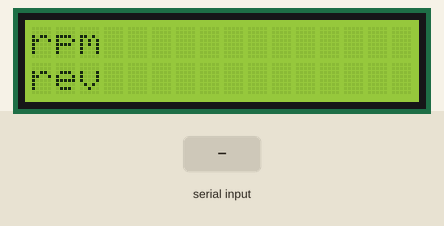
Bench run of a sketch on a simulated Arduino Uno, built with avr-gcc and run on an emulated ATmega328P. Shown: 16×2 character LCD. The test bench sets the inputs (shaded band). What the sketch prints to the serial monitor is not drawn.

Above: at 1.2 s.
1.3 s: "syringeRpm:" received over Serial
At 3.5 s:
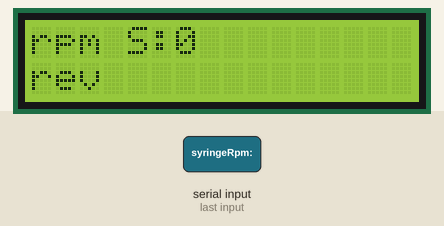
3.8 s: "glassRpm:" received over Serial
At 5.5 s:
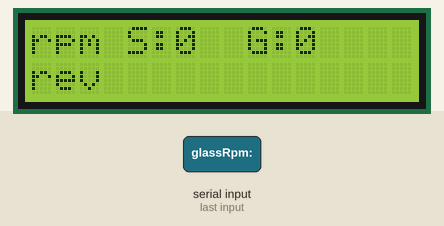
6.3 s: "syringeRevs:" received over Serial
At 8.5 s:
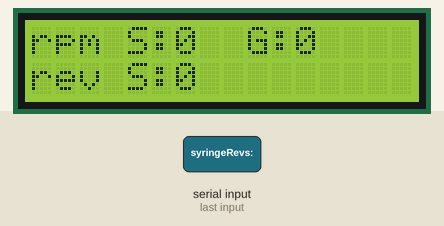
8.8 s: "glassRevs:" received over Serial
At 10.6 s:
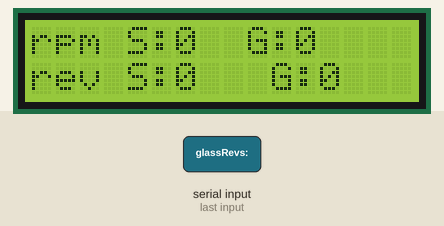
Timing chart, 0 to 12.1 s (numbered marks = the images above; inputs shaded):
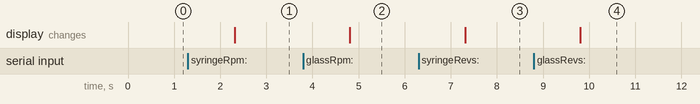

The sketch:

glass.ino
```cpp
#include <LiquidCrystal.h>
#include <AccelStepper.h>

double syringeRpm=15;
double glassRpm=50;

double syringeRevs=1000;
double glassRevs=1000;

boolean syringeMotion=false;
boolean glassMotion=false;


LiquidCrystal lcd(A0,A1,A2,A3,A4,A5);
AccelStepper glass(4, 10,11,12,13);
AccelStepper syringe(4, 6,7,8,9);


void setup()
{
   Serial.begin(9600);
   lcd.begin(16, 2);
   lcd.print("rpm ");
   lcd.setCursor(0,1);
   lcd.print("rev ");
   //lcd.print("  Glass Coater");

   //stepper1.setSpeed(stepper1Speed*3.33);//  1 rpm=200steps/60s=3.33
   syringe.setMaxSpeed(syringeRpm*3.33);
   syringe.setAcceleration(120*3.33);
   syringe.move(50*200);//1 rotation=200

   glass.setMaxSpeed(glassRpm*3.33);
   glass.setAcceleration(120*3.33);
   glass.move(50*200);
}

void loop()
{

   if(syringeMotion)
   syringe.run();

   if(glassMotion)
   glass.run();
}

void serialEvent() {

  String s = Serial.readStringUntil(':');

        //syringeRpm:17&  syringe motor rpm
        if(s=="syringeRpm"){
            s = Serial.readStringUntil('&');
            int value=s.toInt();
            Serial.print("Syringe motor rpm= ");
            Serial.println(value);
            Serial.print("&");
            lcd.setCursor(4,0);
            lcd.print("    ");
            lcd.setCursor(4,0);
            lcd.print("S:");
            lcd.print(value);
            syringe.setMaxSpeed(value*3.33);
            syringe.move(1000*200);
            syringeMotion=false;
            glassMotion=false;

         }//end if


        //glassRpm:23& glass motor rpm
        if(s=="glassRpm"){
            s = Serial.readStringUntil('&');
            int value=s.toInt();
            Serial.print("Glass motor rpm= ");
            Serial.println(value);
            Serial.print("&");
            lcd.setCursor(9,0);
            lcd.print("    ");
            lcd.setCursor(9,0);
            lcd.print("G:");
            lcd.print(value);
            glass.setMaxSpeed(value*3.33);
            glass.move(1000*200);
            syringeMotion=false;
            glassMotion=false;
         }//end if

        //syringeRevs:12&  syringe revs
        else if(s=="syringeRevs"){
            s = Serial.readStringUntil('&');
            int value=s.toInt();
            Serial.print("Syringe motor revs= ");
            Serial.println(value);
            lcd.setCursor(4,1);
            lcd.print("     ");
            lcd.setCursor(4,1);
            lcd.print("S:");
            lcd.print(value);
            syringe.move(value*200);

        }//end else if

        //glassRevs:45&  glass revs
        else if(s=="glassRevs"){
            s = Serial.readStringUntil('&');
            int value=s.toInt();
            Serial.print("Glass motor revs= ");
            Serial.println(value);
            lcd.setCursor(10,1);
            lcd.print("     ");
            lcd.setCursor(10,1);
            lcd.print("G:");
            lcd.print(value);
            glass.move(value*200);
        }//end else if

        //syringeStart:  start syringe motor
        else if(s=="syringeStart"){
            Serial.println("start syringe motor");
            syringeMotion=true;
        }//end else if

        //syringeStop:  stop syringe motor
        else if(s=="syringeStop"){
            Serial.println("stop syringe motor");
            syringeMotion=false;
        }//end else if

        //glassStart:  start glass motor
        else if(s=="glassStart"){
            Serial.println("start glass motor");
            glassMotion=true;
        }//end else if

        //glassStop:  stop glass motor
        else if(s=="glassStop"){
            Serial.println("stop glass motor");
            glassMotion=false;
        }//end else if
}
```

Measured:
- after the input at 1.3 s, the display: changes after 1.0 s (image 1)
- after the input at 3.8 s, the display: changes after 1.0 s (image 2)
- after the input at 6.3 s, the display: changes after 1.0 s (image 3)
- after the input at 8.8 s, the display: changes after 1.0 s (image 4)
